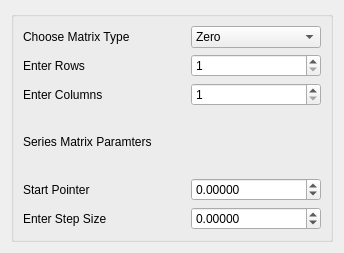
<?xml version="1.0" encoding="UTF-8"?>
<ui version="4.0">
 <class>CreateStandardMatrixDialog</class>
 <widget class="QDialog" name="CreateStandardMatrixDialog">
  <property name="geometry">
   <rect>
    <x>0</x>
    <y>0</y>
    <width>344</width>
    <height>253</height>
   </rect>
  </property>
  <property name="sizePolicy">
   <sizepolicy hsizetype="Fixed" vsizetype="Fixed">
    <horstretch>0</horstretch>
    <verstretch>0</verstretch>
   </sizepolicy>
  </property>
  <property name="minimumSize">
   <size>
    <width>0</width>
    <height>0</height>
   </size>
  </property>
  <property name="windowTitle">
   <string>Dialog</string>
  </property>
  <layout class="QHBoxLayout" name="horizontalLayout">
   <item>
    <widget class="QGroupBox" name="groupBox">
     <property name="minimumSize">
      <size>
       <width>300</width>
       <height>230</height>
      </size>
     </property>
     <property name="autoFillBackground">
      <bool>true</bool>
     </property>
     <property name="title">
      <string/>
     </property>
     <property name="alignment">
      <set>Qt::AlignCenter</set>
     </property>
     <layout class="QGridLayout" name="gridLayout">
      <property name="horizontalSpacing">
       <number>37</number>
      </property>
      <item row="2" column="0">
       <widget class="QLabel" name="Columns">
        <property name="text">
         <string>Enter Columns</string>
        </property>
       </widget>
      </item>
      <item row="1" column="0">
       <widget class="QLabel" name="Rows">
        <property name="text">
         <string>Enter Rows</string>
        </property>
       </widget>
      </item>
      <item row="0" column="0">
       <widget class="QLabel" name="Type">
        <property name="text">
         <string>Choose Matrix Type</string>
        </property>
       </widget>
      </item>
      <item row="2" column="1">
       <widget class="QSpinBox" name="noOfColumns_">
        <property name="minimumSize">
         <size>
          <width>10</width>
          <height>7</height>
         </size>
        </property>
        <property name="minimum">
         <number>1</number>
        </property>
        <property name="maximum">
         <number>999999999</number>
        </property>
       </widget>
      </item>
      <item row="1" column="1">
       <widget class="QSpinBox" name="noOfRows_">
        <property name="minimumSize">
         <size>
          <width>10</width>
          <height>7</height>
         </size>
        </property>
        <property name="minimum">
         <number>1</number>
        </property>
        <property name="maximum">
         <number>999999999</number>
        </property>
       </widget>
      </item>
      <item row="6" column="0">
       <widget class="QLabel" name="StepSize_2">
        <property name="text">
         <string>Enter Step Size</string>
        </property>
       </widget>
      </item>
      <item row="5" column="0">
       <widget class="QLabel" name="startPointer">
        <property name="text">
         <string>Start Pointer</string>
        </property>
       </widget>
      </item>
      <item row="3" column="0" colspan="2">
       <widget class="QLabel" name="label">
        <property name="text">
         <string>Series Matrix Paramters</string>
        </property>
       </widget>
      </item>
      <item row="6" column="1">
       <widget class="QDoubleSpinBox" name="sizeOfStep_">
        <property name="minimumSize">
         <size>
          <width>10</width>
          <height>7</height>
         </size>
        </property>
        <property name="decimals">
         <number>5</number>
        </property>
        <property name="minimum">
         <double>-9999999.000000000000000</double>
        </property>
        <property name="maximum">
         <double>9999999.000000000000000</double>
        </property>
       </widget>
      </item>
      <item row="5" column="1">
       <widget class="QDoubleSpinBox" name="startPointer_">
        <property name="minimumSize">
         <size>
          <width>10</width>
          <height>7</height>
         </size>
        </property>
        <property name="decimals">
         <number>5</number>
        </property>
        <property name="minimum">
         <double>-9999999.000000000000000</double>
        </property>
        <property name="maximum">
         <double>9999999.000000000000000</double>
        </property>
       </widget>
      </item>
      <item row="0" column="1">
       <widget class="QComboBox" name="matrixType_">
        <item>
         <property name="text">
          <string>Zero</string>
         </property>
        </item>
        <item>
         <property name="text">
          <string>One</string>
         </property>
        </item>
        <item>
         <property name="text">
          <string>NaN</string>
         </property>
        </item>
        <item>
         <property name="text">
          <string>Identity</string>
         </property>
        </item>
        <item>
         <property name="text">
          <string>Series</string>
         </property>
        </item>
       </widget>
      </item>
     </layout>
    </widget>
   </item>
  </layout>
 </widget>
 <tabstops>
  <tabstop>noOfRows_</tabstop>
  <tabstop>noOfColumns_</tabstop>
  <tabstop>sizeOfStep_</tabstop>
 </tabstops>
 <resources/>
 <connections/>
</ui>
